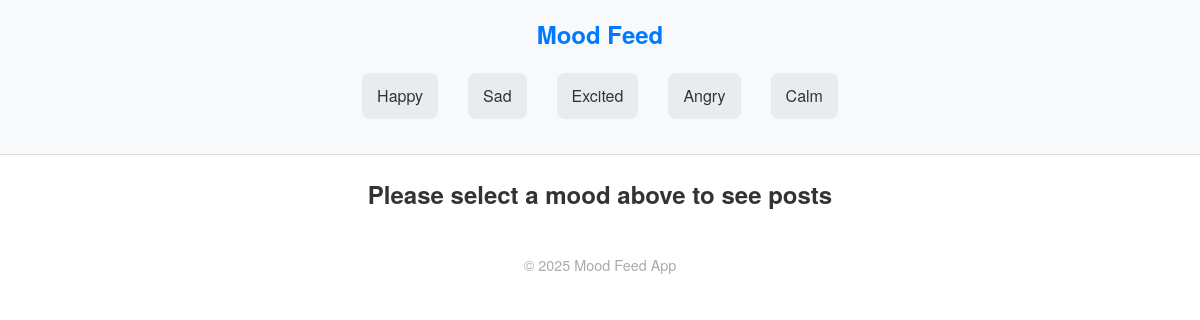
The page / on the database its author committed.
### models.py (models this page shows)
class Mood(db.Model):
    id = db.Column(db.Integer, primary_key=True)
    name = db.Column(db.String(50), unique=True, nullable=False)
    posts = db.relationship('Post', backref='mood', lazy=True)

### app.py (the view)
@app.route('/')
def index():
    moods = Mood.query.all()
    return render_template("index.html", moods=moods)

### templates/index.html (shortened to what this page needs)
{% extends "base.html" %}
{% block content %}
  <h2 style="text-align: center;">Please select a mood above to see posts</h2>
{% endblock %}

### templates/base.html (shortened to what this page needs)
<!doctype html>
<html lang="en">
<head>
</head>
<body>
  <header>
    <h1>Mood Feed</h1>
    <nav>
      <div class="mood-buttons">
        {% for mood in moods %}
          <a href="{{ url_for('mood_feed', mood_name=mood.name.lower()) }}">{{ mood.name }}</a>
        {% endfor %}
      </div>
    </nav>
  </header>
  <div class="container">
    {% block content %}{% endblock %}
  </div>
  <footer>
    <p>&copy; 2025 Mood Feed App</p>
  </footer>
</body>
</html>

### templates/base.html (style rules this page uses)
* { margin: 0; padding: 0; box-sizing: border-box; font-family: "Helvetica Neue", Helvetica, Arial, sans-serif; }
body { background-color: #ffffff; color: #333; line-height: 1.6; padding: 0; }
header { background-color: #f8f9fa; border-bottom: 1px solid #ddd; padding: 15px 30px; text-align: center; }
header h1 { font-size: 24px; color: #007BFF; }
nav { margin-top: 10px; }
nav a { margin: 0 10px; text-decoration: none; color: #007BFF; font-weight: 500; }
.container { max-width: 1100px; margin: 20px auto; padding: 0 20px; }
footer { text-align: center; padding: 20px; color: #aaa; font-size: 0.9rem; }
.mood-buttons { display: flex; justify-content: center; flex-wrap: wrap; gap: 10px; margin: 20px 0; }
.mood-buttons a { padding: 10px 15px; background-color: #e9ecef; border-radius: 8px; color: #333; text-decoration: none; transition: background 0.2s; }

### rows shown on the page
Mood: name "Happy"
Mood: name "Sad"
Mood: name "Excited"
Mood: name "Angry"
Mood: name "Calm"
